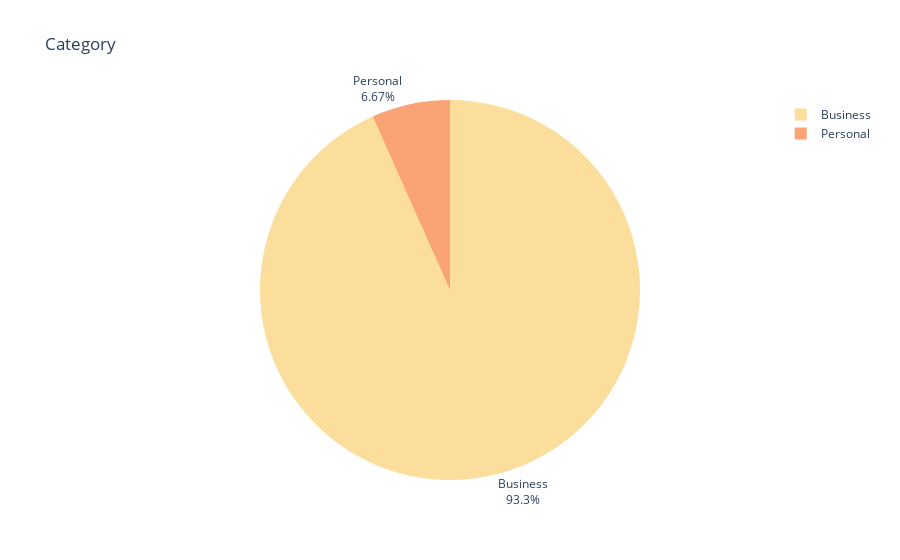

Write notebook code for a chart like this one.
### Markdown cell above
### Trips by Category

### Code cell
cat=data["CATEGORY"].value_counts()
fig=px.pie(labels=cat.index,values=cat.values,title="Category",names=cat.index,color_discrete_sequence=px.colors.sequential.Sunsetdark)
fig.update_traces(textposition='outside', textinfo='percent+label')
fig.show()

### Figure 1 — Plotly figure (JSON) as saved in the notebook; plotly's stock layout.template omitted (floating-point values rounded to 4 significant figures)
{"data": [{"domain": {"x": [0, 1], "y": [0, 1]}, "hovertemplate": "label=%{label}<br>value=%{value}<extra></extra>", "labels": ["Business", "Personal"], "legendgroup": "", "name": "", "showlegend": true, "textinfo": "percent+label", "textposition": "outside", "type": "pie", "values": [1078, 77]}], "layout": {"legend": {"tracegroupgap": 0}, "piecolorway": ["rgb(252, 222, 156)", "rgb(250, 164, 118)", "rgb(240, 116, 110)", "rgb(227, 79, 111)", "rgb(220, 57, 119)", "rgb(185, 37, 122)", "rgb(124, 29, 111)"], "title": {"text": "Category"}}}
